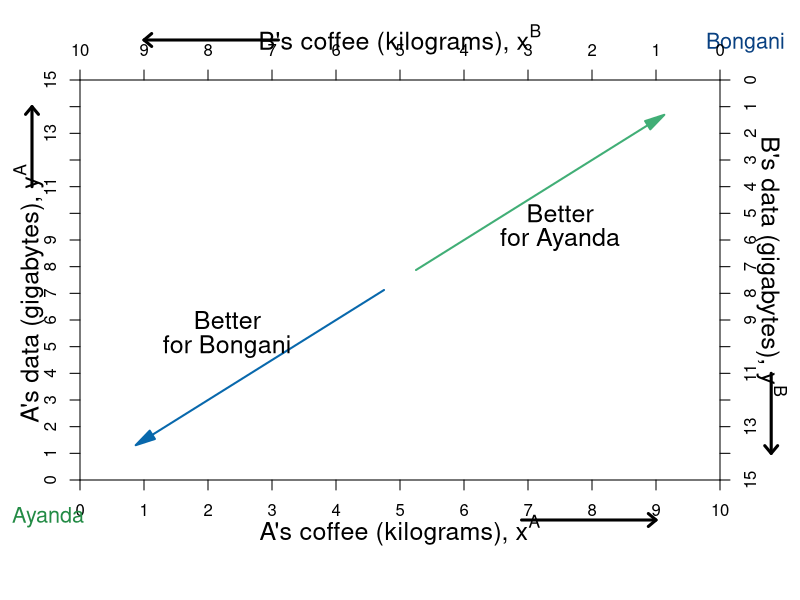

This chart was generated by the following R code:
require(shape)
pdf(file = "property/edgeworth_better_worse.pdf", width = 9, height = 7)

#Set parameters for graphics
axislabelsize <- 1.5
labelsize <- 1.5
namesize <- 1.3

indiffcurveA1 <- function(x, U = 4, A = 1, a = 0.5) {
  ((((U-2)/A)*(1/x)^a)^(1/(1-a)))
}

indiffcurveA2 <- function(x, U = 4, A = 1, a = 0.5) {
  (((U/A)*(1/x)^a)^(1/(1-a)))
}

indiffcurveA3 <- function(x, U = 4, A = 1, a = 0.5) {
  ((((U+2)/A)*(1/x)^a)^(1/(1-a)))
}

#Aisha happens to have found 8 coffee and 2 data, 
#and Betty happens to have found 2 coffee and 13 data. 
#Aisha's utility (8^0.5)*(2^0.5) = 4
#Betty's utility (2^0.5)*(13^0.5) = 5.09

COL <- c("#7fc97f", "#beaed4", "#fdc086", "#ffff99", "#386cb0", "#f0027f", "#bf5b17", "#666666")
COLA <- c("#99d8c9","#66c2a4","#41ae76", "#238b45", "#005824")
COLB <- c("#4eb3d3", "#2b8cbe", "#0868ac","#084081")

par(mar =  c(6, 4, 4, 4))
xlims <- c(0, 10)
ylims <- c(0, 15)
xlims2 <- c(10, 0)
ylims2 <- c(15, 0)

plot(0, 0, xlim = xlims, ylim = ylims, type = "n",
     xlab = "",
     ylab = "", 
     line = 2.5,
     xaxt = "n", 
     yaxt = "n", 
     cex.lab = axislabelsize, 
     bty = "n",
     xaxs="i", 
     yaxs="i")

mtext(expression(paste("A's coffee (kilograms), ", x^A)), side=1, line = 2.5, cex = axislabelsize)
text(-0.8, 7, expression(paste("A's data (gigabytes), ", y^A)), xpd = TRUE, cex = axislabelsize, srt = 90) 

#Add arrows:
arrows(-0.75, 11, -0.75, 14, xpd = TRUE, length=0.1,angle=40,lwd=3)
arrows(6.9, -1.5, 9, -1.5, xpd = TRUE, length=0.1,angle=40,lwd=3)


npts <- 500 
npts2 <- 501
#Specify the sequences of points for graphing. 
xx1 <- seq(xlims[1], xlims[2], length.out = npts)
#xx2 <- seq(xlims[1], xlims[2], length.out = npts)
#xx3 <- seq(xlims[1], xlims[2], length.out = npts2)
#xx4 <- seq(xlims[1], 10, length.out = npts2)

#Draw the lines for the graphs
#lines(xx1, indiffcurveA1(xx1), col = COLA[3], lwd = 4)
#lines(xx1, indiffcurveA2(xx1), col = COLA[3], lwd = 4)
#lines(xx1, indiffcurveA3(xx1), col = COLA[3], lwd = 4)
#lines(xx2, solowCondition(xx2, delta = 5), col = COL[3], lwd = 4)
#lines(xx2, solowInfeas(xx2, delta = 5), col = COL[1], lwd = 4, lty = 2)

#Customize ticks and labels for the plot
ticksy <- seq(from = 0, to = 15, by = 1)
ylabels <- seq(from = 0, to = 15, by = 1)
ticksx <- seq(from = 0, to = 10, by = 1)
xlabels <- seq(from = 0, to = 10, by = 1)
axis(1, at = ticksx, pos = 0, labels = xlabels)
axis(2, at = ticksy, pos = 0, labels = ylabels, las = 0)


text(-0.5, -1.4, expression("Ayanda"), xpd = TRUE, cex = namesize, col = COLA[4])
text(10.4, 16.4, expression("Bongani"), xpd = TRUE, cex = namesize, col = COLB[4])


#Set up second axes and labels
par(new = TRUE)
#par(mar =  c(6, 4, 4, 4))

xlims2 <- c(10, 0)
ylims2 <- c(15, 0)

plot(0, 0, xlim = xlims2, ylim = ylims2, type = "n",
     xlab = expression(paste("")),
     ylab = expression(paste("")),
     xaxt = "n", 
     yaxt = "n", 
     cex.lab = 1.3, 
     bty = "n",
     xaxs="i", 
     yaxs="i")

axis(side = 3, at = ticksx, pos = 0, labels = xlabels)
axis(side = 4, at = ticksy, pos = 0, labels = ylabels, las = 0)
#axis(side=3, at = xlims2, pos = 0)

text(5, -1.5, expression(paste("B's coffee (kilograms), ", x^B)), xpd = TRUE, cex = axislabelsize)
text(-0.8, 7, expression(paste("B's data (gigabytes), ", y^B)), xpd = TRUE, cex = axislabelsize, srt = 270) 

#Add arrows:
arrows(-0.8, 11, -0.8, 14, xpd = TRUE, length=0.1,angle=40,lwd=3)
arrows(6.9, -1.5, 9, -1.5, xpd = TRUE, length=0.1,angle=40,lwd=3)


indiffcurveB1 <- function(x, U = 5.09, A = 1, a = 0.5) {
  ((((U-2)/A)*(1/x)^a)^(1/(1-a)))
}

indiffcurveB2 <- function(x, U = 5.09, A = 1, a = 0.5) {
  (((U/A)*(1/x)^a)^(1/(1-a)))
}

indiffcurveB3 <- function(x, U = 5.09, A = 1, a = 0.5) {
  ((((U+2)/A)*(1/x)^a)^(1/(1-a)))
}

#lines(xx1, indiffcurveB1(xx1), col = COLB[3], lwd = 4)
#lines(xx1, indiffcurveB2(xx1), col = COLB[3], lwd = 4)
#lines(xx1, indiffcurveB3(xx1), col = COLB[3], lwd = 4)

#Label B's indifference curves
#text(9.1, 1.6, expression(u[1]^B))
#text(9.1, 3.4, expression(u[2]^B))
#text(9.1, 6.2, expression(u[3]^B))

#Add a point for the initial endowment
#points(2, 13, pch = 16, col = "black", cex = 1.5)


#Arrow to Slope of BRF
Arrows(5.25, 7.875, 9, 13.5, lty = 1, lwd = 2, arr.type = "triangle",  col = COLB[3])
Arrows(4.75, 7.125, 1, 1.5, lty = 1, lwd = 2, arr.type = "triangle",  col = COLA[3])

text(7.7, 9, expression(paste("Better")), cex = labelsize)
text(7.7, 10, expression(paste("for Bongani")), cex = labelsize)
text(2.5, 5, expression(paste("Better")), cex = labelsize)
text(2.5, 6, expression(paste("for Ayanda")), cex = labelsize)

#Arrow to Slope of isoprofit
#Arrows(13, 0.80, 15, 0.80, col = "black", lty = 1, lwd = 2, arr.type = "triangle")
#text(10.2, 0.80, expression(paste("Slope = ", frac(q, p))))

dev.off()
